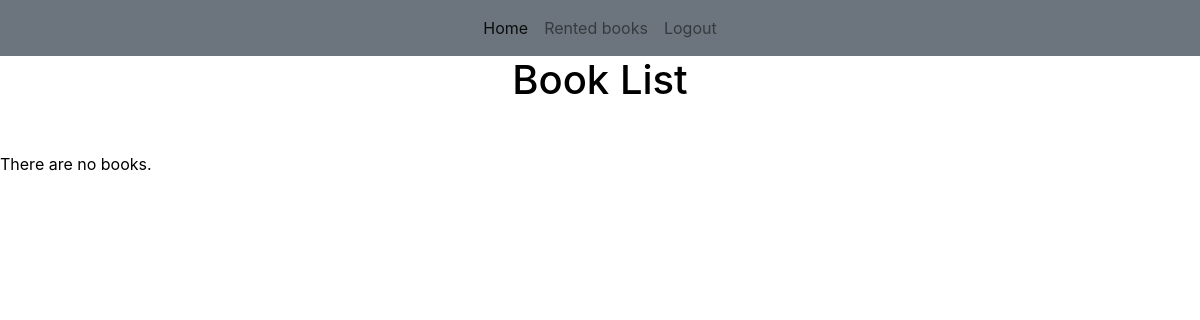
/rented_books (signed in), run on an earlier commit of the app's database.
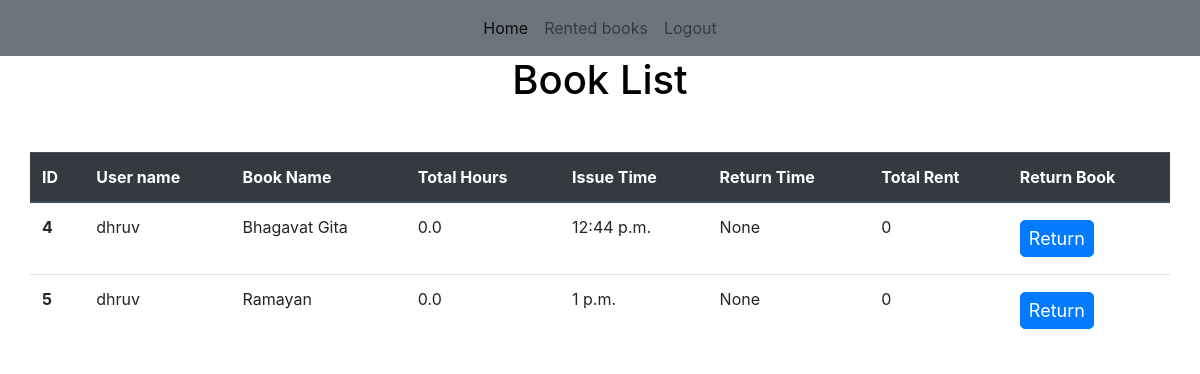
And on a later commit of the database.
### books/models.py (models this page shows, shortened)
class RentalDetail(models.Model):
    user = models.ForeignKey(User, on_delete=models.CASCADE, related_name='user_name')
    book = models.ForeignKey(Book, on_delete=models.CASCADE, related_name='book_name')
    rent_hours = models.FloatField(default=0)
    issue_time = models.TimeField()
    return_time = models.TimeField(null=True)
    total_rent = models.IntegerField(default=0)

class Book(models.Model):
    title = models.CharField(max_length=200)
    author = models.CharField(max_length=100)
    summary = models.TextField(max_length=1000, help_text="description of the book")
    isbn = models.CharField('ISBN', max_length=13, help_text='13 Character ISBN number')
    slug = models.SlugField(max_length=100, unique=True)
    book_rent = models.IntegerField()
    publish_date = models.DateTimeField(default=timezone.now)
    total_copies = models.IntegerField()
    rented_users = models.ManyToManyField(User, related_name='rented_user')
    def __str__(self):
        return self.title

### books/views.py (the view)
# urls.py: path('rented_books', UserRentedBookListView.as_view(), name='rented-booklist'),
class UserRentedBookListView(ListView):
    model = RentalDetail
    template_name = 'books/rented_user_list.html'
    context_object_name = 'rented_book'
    paginate_by = 5

### books/templates/books/rented_user_list.html
{% extends "users/base.html" %}
{% block content %}
    <h1 class="text-center mb-5">Book List</h1>
    {% if rented_book %}
    <div class="container">
        <div class="row">
          <table class="table">
              <thead class="thead-dark">
                <tr>
                  <th scope="col">ID</th>
                  <th scope="col">User name</th>
                  <th scope="col">Book Name</th>
                  <th scope="col">Total Hours</th>
                  <th scope="col">Issue Time</th>
                  <th scope="col">Return Time</th>
                  <th scope="col">Total Rent</th>
                  <th scope="col">Return Book</th>
                </tr>
              </thead>
              <tbody>
              {% for book in rented_book %}
              {% if book.user == request.user %}
                <tr>
                  <th scope="row">{{ book.id }}</th>
                  <td>{{ book.user }}</td>
                  <td>{{ book.book }}</td>
                  <td>{{ book.rent_hours }}</td>
                  <td>{{ book.issue_time }}</td>
                  <td>{{ book.return_time }}</td>
                  <td>{{ book.total_rent }}</td>
                  <td><button class="btn btn-primary btn-sm">Return</button></td>
                </tr>
              {% endif %}
              {% endfor %}
              </tbody>
            </table>
        </div>
    </div>
    {% else %}
      <p class=" bg bg-white">There are no books.</p>
    {% endif %}
{% endblock %}

### users/templates/users/base.html (shortened to what this page needs)
<!DOCTYPE html>
<html>
	<head>
		<link rel="stylesheet" href="https://cdn.jsdelivr.net/npm/bootstrap@4.3.1/dist/css/bootstrap.min.css">
	</head>
	<body>
	<header>
	  <nav class="navbar navbar-expand-lg navbar-light bg-secondary">
		<div class="container-fluid">
		  <div class="collapse navbar-collapse d-inline-flex justify-content-center" id="navbarExample01">
			<ul class="navbar-nav me-auto mb-2 mb-lg-0">
			  <li class="nav-item active">
				<a class="nav-link" aria-current="page" href="{% url 'book_list' %}">Home</a>
			  </li>
				{% if user.is_authenticated %}
				<li class="nav-item">
					<a class="nav-link" href="{% url 'rented-booklist' %}"> Rented books</a>
			  	</li>
			  	<li class="nav-item">
					<a class="nav-link" href="{% url 'logout' %}"> Logout</a>
			  	</li>
				{% endif %}
			</ul>
		  </div>
		</div>
	  </nav>
	</header>
	{% block content %}{% endblock content %}
</body>
</html>

### users/templates/users/base.html (style rules this page uses)
body { color: #000;overflow-x: hidden;height: 100%;background-size: 100% 100% }
input, textarea, button { padding: 8px 15px;border-radius: 5px !important;margin: 5px 0px;box-sizing: border-box;border: 1px solid #ccc;font-size: 18px !important;font-weight: 300 }

What changed in the data, as far as the page shows it:
added RentalDetail: id "4", user "dhruv", book "Bhagavat Gita", rent_hours "0.0", issue_time "12:44 p.m.", return_time "None", total_rent "0"
added RentalDetail: id "5", user "dhruv", book "Ramayan", rent_hours "0.0", issue_time "1 p.m.", return_time "None", total_rent "0"
Also different on the page:
text no longer shown: "There are no books."
text now shown: "ID User name Book Name Total Hours Issue Time Return Time Total Rent Return Book"
